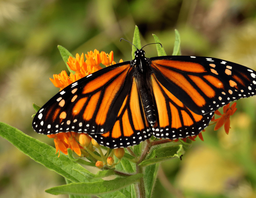
#> input picture resources/butterfly.png, 256 x 198 px, shrunk from 1650 x 1275 before the run, found by its file name
$ python mean_shift_segmentation.py
#> lines starting #> are read from the running program, lines starting #| are printed output that depends on the picture
import numpy as np
from scipy.spatial import cKDTree
import random

def mean_shift_segmentation_without_boundries(image_array, threshold=30, convergence_threshold=1.0, max_iterations=1000):
    """
    Segments an image based on color and spatial proximity using mean shift clustering.

    Parameters:
        image_array (numpy.ndarray): Input image as a NumPy array (BGR format).
        threshold (float): Distance threshold for clustering.
        convergence_threshold (float): Threshold for cluster center convergence.
        max_iterations (int): Maximum number of iterations to prevent infinite loops.

    Returns:
        segmented_image (numpy.ndarray): Segmented image.
    """
    row, col, _ = image_array.shape


    i, j = np.meshgrid(np.arange(row), np.arange(col), indexing='ij')
    rgb = image_array.reshape(-1, 3)
    ij = np.stack([i.ravel(), j.ravel()], axis=1)
    D = np.hstack([rgb, ij]).astype(np.float32)


    segmented_image = np.zeros((row, col, 3), dtype=np.uint8)

    current_mean_random = True
    current_mean = np.zeros(5, dtype=np.float32)
    iteration = 0


    tree = cKDTree(D)

    while len(D) > 0 and iteration < max_iterations:
        if current_mean_random:
            random_idx = random.randint(0, len(D) - 1)
            current_mean = D[random_idx].copy()


        below_threshold_indices = tree.query_ball_point(current_mean, r=threshold)

        if not below_threshold_indices:
            current_mean_random = True
            iteration += 1
            continue


        cluster_points = D[below_threshold_indices]
        new_mean = np.mean(cluster_points, axis=0)


        mean_shift_distance = np.linalg.norm(new_mean - current_mean)

        if mean_shift_distance < convergence_threshold:
            cluster_color = new_mean[:3].astype(np.uint8)
            for idx in below_threshold_indices:
                r, c = int(D[idx, 3]), int(D[idx, 4])
                segmented_image[r, c] = cluster_color


            D = np.delete(D, below_threshold_indices, axis=0)
            tree = cKDTree(D)
            current_mean_random = True
        else:
            current_mean = new_mean
            current_mean_random = False

        iteration += 1

    return segmented_image


def create_feature_space(image):
    """Converts the image into a 5D feature space (R, G, B, i, j) using vectorized operations."""
    row, col, _ = image.shape

    i, j = np.meshgrid(np.arange(row), np.arange(col), indexing='ij')

    rgb = image.reshape(-1, 3)
    ij = np.stack([i.ravel(), j.ravel()], axis=1)
    D = np.hstack([rgb, ij]).astype(np.float32)
    return D, row, col

def mean_shift_segmentation_with_extra(D, row, col, threshold=30, convergence_threshold=0.01, max_iterations=1000):
    """Performs mean shift clustering with KD-tree optimization and returns the segmented image."""
    segmented_image = np.zeros((row, col, 3), dtype=np.uint8)
    current_mean_random = True
    current_mean = np.zeros(5, dtype=np.float32)
    iteration = 0


    tree = cKDTree(D)

    while len(D) > 0 and iteration < max_iterations:
        if current_mean_random:
            random_idx = random.randint(0, len(D) - 1)
            current_mean = D[random_idx].copy()


        below_threshold_indices = tree.query_ball_point(current_mean, r=threshold)

        if not below_threshold_indices:
            current_mean_random = True
            iteration += 1
            continue


        cluster_points = D[below_threshold_indices]
        new_mean = np.mean(cluster_points, axis=0)


        mean_shift_distance = np.linalg.norm(new_mean - current_mean)

        if mean_shift_distance < convergence_threshold:
            cluster_color = new_mean[:3].astype(np.uint8)
            for idx in below_threshold_indices:
                r, c = int(D[idx, 3]), int(D[idx, 4])
                segmented_image[r, c] = cluster_color


            D = np.delete(D, below_threshold_indices, axis=0)
            tree = cKDTree(D)
            current_mean_random = True
        else:
            current_mean = new_mean
            current_mean_random = False

        iteration += 1

    return segmented_image

def mean_shift_from_array(image_array):
    """Main function: takes a NumPy image array and returns segmented image."""
    feature_space, row, col = create_feature_space(image_array)
    segmented_image = mean_shift_segmentation_with_extra(feature_space, row, col, threshold=150, convergence_threshold=1, max_iterations=1000)
    return segmented_image

import cv2
import numpy as np
import time
import matplotlib.pyplot as plt
import os

def main():
    script_dir = os.path.dirname(os.path.abspath(__file__))
    image_path = os.path.join(script_dir, "butterfly.png")
    try:
        image = cv2.imread(image_path)
#> image is the input picture: shape (198, 256, 3); mean B, G, R 39.8, 104.3, 122.1
        if image is None:
            raise Exception("Image could not be loaded")

        image_rgb = cv2.cvtColor(image, cv2.COLOR_BGR2RGB)

        plt.figure(figsize=(15, 10))

        plt.subplot(131)
        plt.title("Original Image")
        plt.imshow(image_rgb)
        plt.axis('off')

        start_time = time.time()
        segmented_image1 = mean_shift_segmentation_without_boundries(image, threshold=30)
#> the loop in mean_shift_segmentation_without_boundries, `while len(D) > 0 and iteration < max_iterations:` made 1000 passes
#> (random_idx, new_mean, mean_shift_distance, current_mean_random) on passes 1, 4, 22, 28, 40, 45, 48: (25247, [38.22, 169.5, 251.5, 101.4, 149.4], 10.44, False), (49673, [24.17, 123.4, 94.78, 187.1, 110.5], 13.36, False), (27562, [4.78, 129.2, 251.8, 112.8, 176.7], 7.2, False), (2653, [56.81, 123.1, 129.7, 15.25, 100.1], 10.46, False), (16968, [94.87, 160.8, 174.4, 74.27, 34.82], 10.82, False), (33506, [18.32, 130, 93.87, 145.3, 28.28], 8.49, False), (31845, [20.09, 89.69, 83.11, 133.4, 210.4], 12.91, False)
#> (new_mean, mean_shift_distance, cluster_color, current_mean_random) on passes 3, 21, 27, 39, 44, 47: ([35.96, 168, 251.6, 102.5, 146.9], 0.986, [35, 167, 251], True), ([25.57, 109.8, 89.08, 175.4, 130], 0.568, [25, 109, 89], True), ([3.93, 123.2, 250, 110.8, 182.1], 0.676, [3, 123, 250], True), ([45.64, 109.7, 117.3, 32.78, 110.3], 0.688, [45, 109, 117], True), ([94.92, 162.3, 177.4, 80.46, 27.5], 0.907, [94, 162, 177], True), ([19.76, 131.8, 96.11, 145.8, 28.96], 0.934, [19, 131, 96], True)
#> after the loop in mean_shift_segmentation_without_boundries, `while len(D) > 0 and iteration < max_iterations:`:
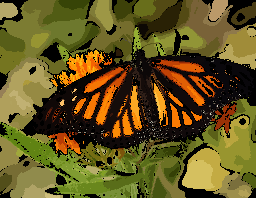
#> segmented_image: shape (198, 256, 3); mean of channels 0, 1, 2 31.3, 85.3, 98.6; drawn as B, G, R
#> after the loop in mean_shift_segmentation_without_boundries, `while len(D) > 0 and iteration < max_iterations:`: iteration = 1000
        segmented_image1_rgb = cv2.cvtColor(segmented_image1, cv2.COLOR_BGR2RGB)
        end_time = time.time()
        print(f"Method 1 execution time: {end_time - start_time:.2f} seconds")

        start_time = time.time()
        segmented_image2 = mean_shift_from_array(image)
#> in mean_shift_from_array, `feature_space, row, col = create_feature_space(image_array)`: row = 198; col = 256
#> the loop in mean_shift_segmentation_with_extra, `while len(D) > 0 and iteration < max_iterations:` made 50 passes
#> (random_idx, new_mean, mean_shift_distance, current_mean_random) on passes 1, 23, 26: (2964, [35.64, 95.74, 111.8, 51.71, 136.6], 44.94, False), (9402, [9.98, 14.51, 20.42, 92.08, 159.4], 50.6, False), (5195, [117.8, 188.4, 207.1, 159.3, 103.2], 63.82, False)
#> (new_mean, mean_shift_distance, cluster_color, current_mean_random) on passes 22, 25: ([39.43, 113.4, 132.8, 97.94, 113.8], 0.986, [39, 113, 132], True), ([9.94, 14.18, 20.44, 87.38, 158.5], 0.269, [9, 14, 20], True)
#> after the loop in mean_shift_segmentation_with_extra, `while len(D) > 0 and iteration < max_iterations:`:
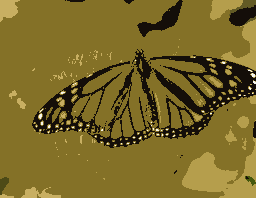
#> segmented_image: shape (198, 256, 3); mean of channels 0, 1, 2 39.3, 103.9, 121.4; drawn as B, G, R
        segmented_image2_rgb = cv2.cvtColor(segmented_image2, cv2.COLOR_BGR2RGB)
        end_time = time.time()
        print(f"Method 2 execution time: {end_time - start_time:.2f} seconds")

        plt.subplot(132)
        plt.title("Method 1: Without Boundaries")
        plt.imshow(segmented_image1_rgb)
        plt.axis('off')

        plt.subplot(133)
        plt.title("Method 2: With Extra")
        plt.imshow(segmented_image2_rgb)
        plt.axis('off')

        plt.tight_layout()
        plt.show()
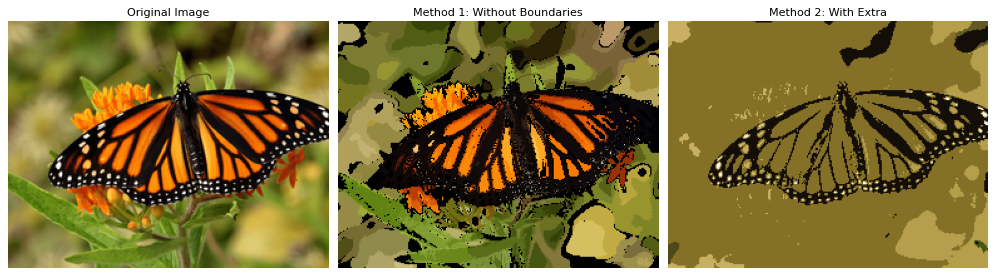
#> figure drawn by matplotlib, 3 panels

        cv2.imwrite("segmented_method1.jpg", segmented_image1)
        cv2.imwrite("segmented_method2.jpg", segmented_image2)
        print("Segmented images saved as 'segmented_method1.jpg' and 'segmented_method2.jpg'")

    except Exception as e:
        print(f"Error: {e}")

if __name__ == "__main__":
    main()
